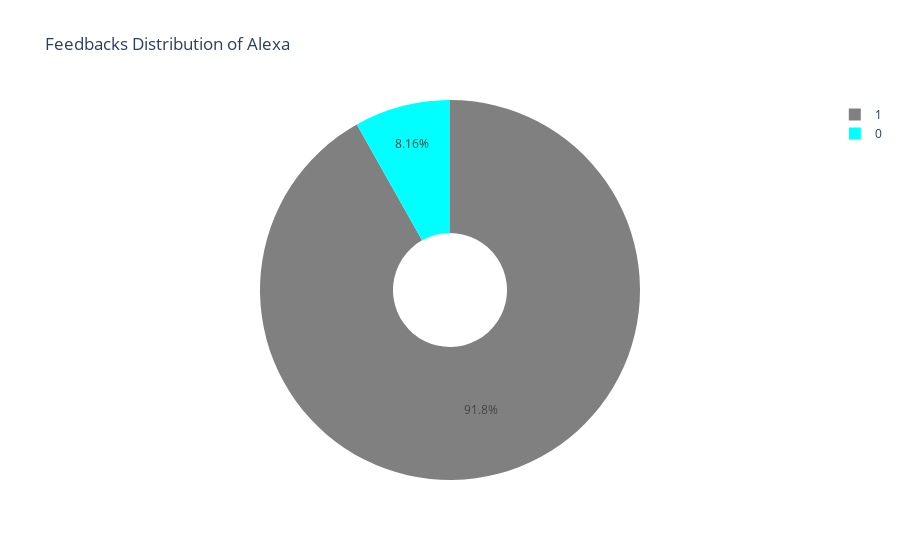

The cell this chart's notebook holds for it:
### Code cell
feedbacks = data['feedback'].value_counts()

idx_feedback = feedbacks.index
val_feedback = feedbacks.values

c1 = ['grey', 'cyan']

viz_feedbpie = go.Pie(labels=idx_feedback,
                     values = val_feedback,
                     marker = dict(colors = c1),
                     name='Alexa', hole=0.3)

df2 = [viz_feedbpie]

layout1 = go.Layout(
           title = 'Feedbacks Distribution of Alexa')

fig1 = go.Figure(data = df2,
                 layout = layout1)

po.iplot(fig1)

### Figure 1 — Plotly figure (JSON) as saved in the notebook; plotly's stock layout.template omitted (floating-point values rounded to 4 significant figures)
{"data": [{"hole": 0.3, "labels": [1, 0], "marker": {"colors": ["grey", "cyan"]}, "name": "Alexa", "type": "pie", "values": [2893, 257]}], "layout": {"title": {"text": "Feedbacks Distribution of Alexa"}, "autosize": true}}
